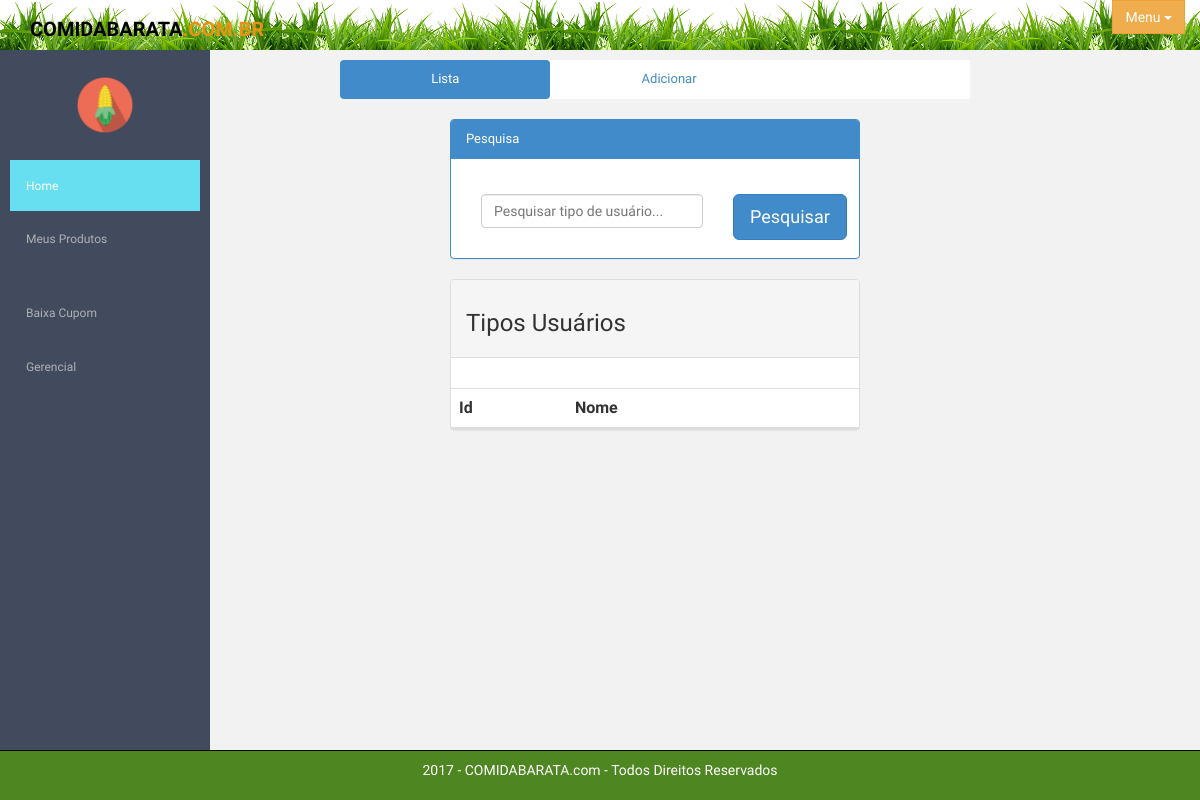
Page /index.php/user/tipoUserLista on the earlier database version.
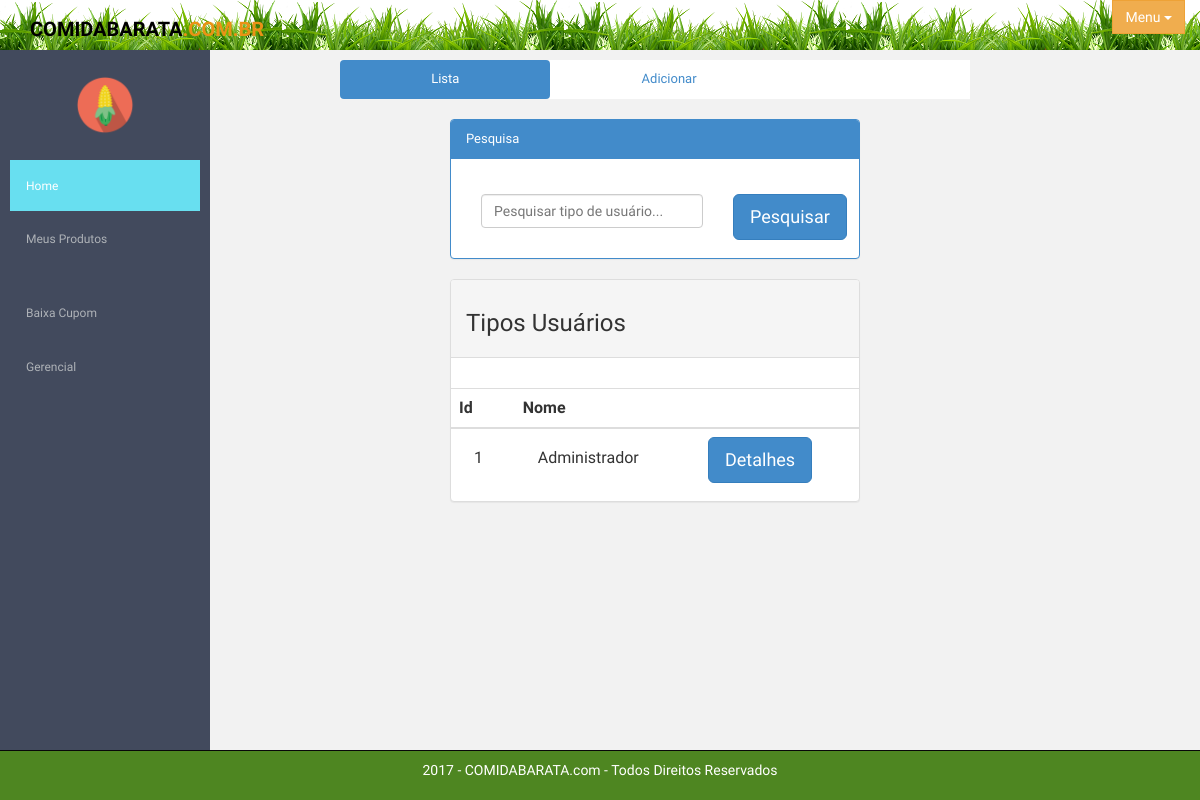
Same page on the later database version.
### tables this page shows
CREATE TABLE `user_tipo` (
  `user_tipo_id` int(11) NOT NULL,
  `user_tipo_nome` varchar(50) NOT NULL,
  `user_tipo_status` tinyint(1) NOT NULL
);

### application/controllers/User.php (called while the page is built, shortened)
<?php
class User extends CI_Controller {
    public function tipoUserLista() {
        $this->db->select('*');
        $this->db->where('user_tipo_status=1');
        $dados['user_tipo'] = $this->db->get('user_tipo')->result();
        $count = $this->db->count_all_results();
        if ($count > 0) {
            $this->load->view('inc/modal');
            $this->load->view('inc/head-adm');
            $this->load->view('inc/menu_left');
            $this->load->view('adm/tipoUserLista', $dados);
            $this->load->view('inc/footer-adm');
        }
    }
}

### index.php (called while the page is built, shortened)
<?php
require_once BASEPATH.'core/CodeIgniter.php';

### application/views/adm/tipoUserLista.php (the view)
<section id="container" >
    <section id="main-content">
        <section class="wrapper">
            <div>
                <ul class="nav nav-pills nav-justified" style="background-color: white">
                    <li role="presentation" class="active"><a href="<?= base_url(); ?>user/tipoUserLista">Lista</a></li>
                    <li role="presentation"><a href="<?= base_url(); ?>user/tipoUserAdd">Adicionar</a></li>
                    <li role="presentation"><a></a></li>
                </ul>
            </div>
            <div class="row">
                <div class="col-lg-8 main-chart col-lg-offset-2">
                    <div class="panel panel-primary">
                        <div class="panel-heading">Pesquisa</div>
                        <div class="panel-body">
                            <form method="post" action="<?= base_url('user/tipoUserPesquisa') ?>"
                                  enctype="multipart/form-data" style="margin-top: 20px;">
                                <div class="col-sm-8">
                                    <div class="form-group">
                                        <input type="text" id="user_tipo_nome" name="user_tipo_nome"
                                               class="form-control" placeholder="Pesquisar tipo de usuário..." >
                                    </div>
                                </div>
                                <div class="col-md-3" align="right">
                                    <button type="submit" class="btn btn-primary btn-lg">Pesquisar</button>
                                </div>
                            </form>
                        </div>
                    </div>
                </div>
            </div>
            <div class="row">
                <div class="col-sm-8 col-lg-offset-2" >
                    <div class="panel panel-default">
                        <div class="panel-heading"><h3>Tipos Usuários</h3></div>
                        <div class="panel-body">
                        </div>
                        <table class="table table-responsive">
                            <thead>
                                <tr>
                                    <th>Id</th>
                                    <th>Nome</th>
                                    <th></th>
                                </tr>
                            </thead>
                            <tbody>
                                <?php foreach ($user_tipo as $user_tipo) { ?>
                                    <tr>
                                        <td><p class="col-md-2" style="margin-top: 10px;"> <?= $user_tipo->user_tipo_id; ?> </p></td>
                                        <td><p class="col-md-8" style="margin-top: 10px;"> <?= $user_tipo->user_tipo_nome; ?> </p></td>
                                        <td><p class="col-md-2"><a href="<?= base_url('user/tipoUserUpdate/' . $user_tipo->user_tipo_id) ?>" class="btn btn-lg btn-primary btn-group ">Detalhes</a></p></td>
                                    </tr>
                                <?php } ?>
                            </tbody>
                        </table>
                    </div>
                </div>
            </div>
        </section>
    </section>
</section>

Differences in the rows shown:
added user_tipo: user_tipo_id "1", user_tipo_nome "Administrador"
